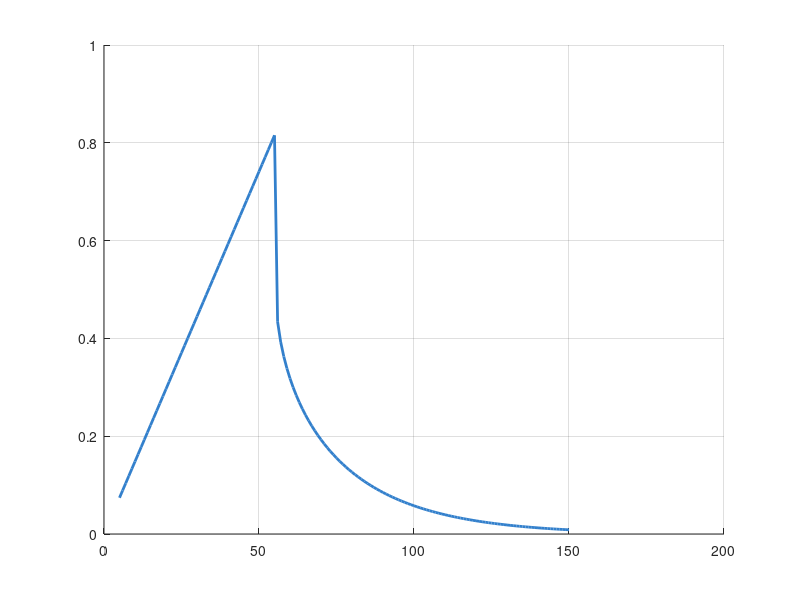

MATLAB code to generate this figure: (Note: this script raises an error after producing the figure.)
clc;
clear;
close all;

% =========================================================
% LR-FHSS IMPERFECT SIC MODEL
% =========================================================
%
% Analytical Density Evolution
%
% Only imperfect SIC is considered:
% - SIC quality gamma
%
% No SIC limitation:
% L -> infinity
%
% =========================================================

% =========================================================
% PARAMETERS
% =========================================================

lambda_rate = 1/900;
th = 0.233472;

C = 35;
R = 3;

% SIC quality values

gamma_values = [ ...
    1.0 ...
    0.9 ...
    0.7 ...
    0.6 ...
    ];

% convergence

MAX_ITER = 10000;
EPS = 1e-12;

% =========================================================
% NODE RANGE
% =========================================================

N_values = 5000:1000:150000;

% =========================================================
% COLORS
% =========================================================

colors = [ ...
    0.2 0.5 0.8;
    0.2 0.7 0.3;
    0.9 0.5 0.1;
    0.6 0.3 0.8
    ];

% =========================================================
% FIGURE
% =========================================================

figure;
hold on;
grid on;

% =========================================================
% LOOP OVER GAMMA
% =========================================================

for idxG = 1:length(gamma_values)

    gamma = gamma_values(idxG);

    Eta_values = [];

    % -----------------------------------------------------
    % LOOP OVER N
    % -----------------------------------------------------

    for N = N_values

        % -------------------------------------------------
        % Offered load
        % -------------------------------------------------

        mu = lambda_rate * N;

        H = (2 * mu * R * th) / C;

        % -------------------------------------------------
        % Density evolution initialization
        % -------------------------------------------------

        p = 1.0;

        % -------------------------------------------------
        % Iterative SIC
        % -------------------------------------------------

        for iter = 1:MAX_ITER

            % Variable-node update

            q = p^(R-1);

            % ---------------------------------------------
            % Imperfect SIC model
            %
            % p = 1 - exp[-H(1-gamma+gamma*q)]
            % ---------------------------------------------

            p_new = 1 - exp( ...
                -H * ...
                (1 - gamma + gamma*q) ...
                );

            % ---------------------------------------------
            % Convergence test
            % ---------------------------------------------

            if abs(p_new - p) < EPS
                break;
            end

            p = p_new;

        end

        % -------------------------------------------------
        % Residual error probability
        % -------------------------------------------------

        p_min = p_new;

        % -------------------------------------------------
        % Header success probability
        % -------------------------------------------------

        Ph = 1 - p_min^R;

        % -------------------------------------------------
        % Efficiency
        % -------------------------------------------------

        %eta = H * Ph;
        eta = (H/R) * Ph;

        Eta_values = [Eta_values eta];

    end

    % =====================================================
    % THRESHOLD
    % =====================================================

    [eta_max, idx_max] = max(Eta_values);

    N_star = N_values(idx_max);

    fprintf('\n');
    fprintf('gamma = %.1f\n', gamma);
    fprintf('Threshold = %d nodes\n', N_star);
    fprintf('Maximum efficiency = %.4f\n', eta_max);

    % =====================================================
    % PLOT
    % =====================================================

    plot( ...
        N_values/1000, ...
        Eta_values, ...
        'LineWidth', 2, ...
        'Color', colors(idxG,:), ...
        'DisplayName', ...
        sprintf('\\gamma=%.1f | N*=%.0fk', ...
        gamma, N_star/1000) ...
        );

    % threshold line

    xline( ...
        N_star/1000, ...
        ':', ...
        'Color', colors(idxG,:), ...
        'HandleVisibility','off' ...
        );

end

% =========================================================
% FIGURE FORMAT
% =========================================================

xlabel('Number of end-devices (\times10^3)');
ylabel('\eta = H \times P_h');
title('LR-FHSS Imperfect SIC Model');

legend('Location','best');

set(gca,'FontSize',12);
